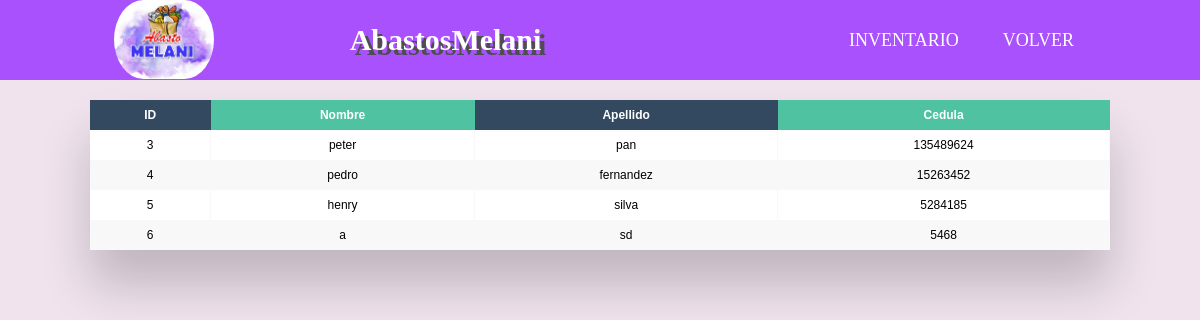
Screenshot of /clientes_emp.php with the database file from the repository.
### tables this page shows
CREATE TABLE `cliente` (
  `ID_clie` int(11) NOT NULL AUTO_INCREMENT,
  `name_clie` varchar(50) NOT NULL,
  `apel_clie` varchar(50) NOT NULL,
  `cedu_clie` varchar(50) NOT NULL,
  PRIMARY KEY (`ID_clie`)
);

### clases/cliente.php (called while the page is built, shortened)
<?php
class cliente{
    private $con;
    public function __construct(){
        $this->con = mysqli_connect('localhost','root','','abastos_melani');
    }
    public function viewe(){
        $sql = "SELECT * FROM cliente";
        $datos = mysqli_query($this->con,$sql);
        include('view/clientesemp.php');
    }
}
?>

### clientes_emp.php (called while the page is built)
<?php include ('clases/cliente.php');
$resulta = new cliente();
$resulta -> viewe();
?>
<?php include('shared/footer.php');?>

### view/clientesemp.php (the view, shortened to what this page needs)
<!DOCTYPE html>
<html lang="es">
<head>
    <link rel="stylesheet" href="css/estilos_menu.css">
    <link rel="stylesheet" href="css/estilo_tablas.css">
    <link rel="stylesheet" href="css/botone.css">
</head>
<body>
<header class="content_header">
        <nav class="content_nav">
            <a href=""><img src="img/logo.png" alt="logo" class="nav_logo"></a>
            <div href="" class="nav_titulo">AbastosMelani</div>
            <ul class="nav_menu">
                <li class="nav_menu_item">
                    <a href="inventario_emp.php" class="nav_menu_link nav_link">Inventario</a>
                </li>
                <li class="nav_menu_item">
                    <a href="index_empleado.php" class="nav_menu_link nav_link">volver</a>
                </li>
            </ul>
        </nav>
    </header>
<div class="table-wrapper">
        <table class="fl-table">
            <thead>
                <tr>
                    <th>ID</th>
                    <th>Nombre</th>
                    <th>Apellido</th>
                    <th>Cedula</th>
                </tr>
            </thead>
    <tbody>
        <?php
            if(mysqli_num_rows($datos) > 0)
            {
                while($row = mysqli_fetch_array($datos))
                {
        ?>
            <tr>
                <td><?php  echo $row['ID_clie']?></td>
                <td><?php  echo $row['name_clie']?></td>
                <td><?php  echo $row['apel_clie']?></td>
                <td><?php  echo $row['cedu_clie']?></td>
            </tr>
            <?php
                }
            }
            ?>
    </tbody>
</table>
</div>

### css/estilos_menu.css (style rules this page uses)
* { margin: 0; box-sizing: border-box; }
body { padding: 90px 20px 0; }
.content_header { font-family: cursive; background: #a951fc; height: 80px; position: fixed; width: 100%; top: 0; left: 0; }
.content_nav { display: flex; justify-content: space-between; max-width: 992px; margin: 0 auto; }
.nav_logo { position: absolute; padding: 0 10px ; display: inline-block; width: 120px; border-radius: 100px; }
.nav_titulo { font-size: 30px; font-weight: bold; padding: 0 40px; line-height: 80px; color: #ffffff; text-shadow: 5px 5px 0 #4e4e4e; }
.nav_link { color: #ffffff; text-decoration: none; }
.nav_menu { display: flex; list-style: none; }
.nav_menu_item { font-size: 18px; margin: 0 10px; line-height: 80px; text-transform: uppercase; width: max-content; }
.nav_menu_link { padding: 8px 12px; border-radius: 3px; }

### css/estilo_tablas.css (style rules this page uses)
* { box-sizing: border-box; -webkit-box-sizing: border-box; -moz-box-sizing: border-box; }
body { font-family: Helvetica; -webkit-font-smoothing: antialiased; background: rgb(240, 227, 238); }
.table-wrapper { margin: 10px 70px 70px; box-shadow: 0px 35px 50px rgba( 0, 0, 0, 0.2 ); }
.fl-table { border-radius: 5px; font-size: 12px; font-weight: normal; border: none; border-collapse: collapse; width: 100%; max-width: 100%; white-space: nowrap; background-color: white; }
.fl-table td, .fl-table th { text-align: center; padding: 8px; }
.fl-table td { border-right: 1px solid #f8f8f8; font-size: 12px; }
.fl-table thead th { color: #ffffff; background: #4FC3A1; }
.fl-table thead th:nth-child(odd) { color: #ffffff; background: #324960; }
.fl-table tr:nth-child(even) { background: #F8F8F8; }

### rows the page displays
cliente: ID_clie "3", name_clie "peter", apel_clie "pan", cedu_clie "135489624"
cliente: ID_clie "4", name_clie "pedro", apel_clie "fernandez", cedu_clie "15263452"
cliente: ID_clie "5", name_clie "henry", apel_clie "silva", cedu_clie "5284185"
cliente: ID_clie "6", name_clie "a", apel_clie "sd", cedu_clie "5468"
